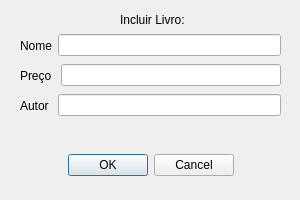
<?xml version="1.0" encoding="UTF-8"?>
<ui version="4.0">
 <class>IncluirLivro</class>
 <widget class="QDialog" name="IncluirLivro">
  <property name="geometry">
   <rect>
    <x>0</x>
    <y>0</y>
    <width>300</width>
    <height>200</height>
   </rect>
  </property>
  <property name="windowTitle">
   <string>Incluir Livro</string>
  </property>
  <widget class="QDialogButtonBox" name="buttonBox">
   <property name="geometry">
    <rect>
     <x>20</x>
     <y>150</y>
     <width>261</width>
     <height>31</height>
    </rect>
   </property>
   <property name="layoutDirection">
    <enum>Qt::LeftToRight</enum>
   </property>
   <property name="orientation">
    <enum>Qt::Horizontal</enum>
   </property>
   <property name="standardButtons">
    <set>QDialogButtonBox::Cancel|QDialogButtonBox::Ok</set>
   </property>
   <property name="centerButtons">
    <bool>true</bool>
   </property>
  </widget>
  <widget class="QLabel" name="label">
   <property name="geometry">
    <rect>
     <x>120</x>
     <y>10</y>
     <width>91</width>
     <height>19</height>
    </rect>
   </property>
   <property name="text">
    <string>Incluir Livro:</string>
   </property>
  </widget>
  <widget class="QWidget" name="">
   <property name="geometry">
    <rect>
     <x>20</x>
     <y>30</y>
     <width>261</width>
     <height>31</height>
    </rect>
   </property>
   <layout class="QHBoxLayout" name="horizontalLayout">
    <item>
     <widget class="QLabel" name="labelN">
      <property name="enabled">
       <bool>true</bool>
      </property>
      <property name="text">
       <string>Nome</string>
      </property>
     </widget>
    </item>
    <item>
     <widget class="QLineEdit" name="lineEditNome"/>
    </item>
   </layout>
  </widget>
  <widget class="QWidget" name="">
   <property name="geometry">
    <rect>
     <x>20</x>
     <y>60</y>
     <width>261</width>
     <height>31</height>
    </rect>
   </property>
   <layout class="QHBoxLayout" name="horizontalLayout_2">
    <item>
     <widget class="QLabel" name="labelP">
      <property name="text">
       <string>Preço </string>
      </property>
     </widget>
    </item>
    <item>
     <widget class="QLineEdit" name="lineEditPreco"/>
    </item>
   </layout>
  </widget>
  <widget class="QWidget" name="">
   <property name="geometry">
    <rect>
     <x>20</x>
     <y>90</y>
     <width>261</width>
     <height>31</height>
    </rect>
   </property>
   <layout class="QHBoxLayout" name="horizontalLayout_3">
    <item>
     <widget class="QLabel" name="labelA">
      <property name="text">
       <string>Autor </string>
      </property>
     </widget>
    </item>
    <item>
     <widget class="QLineEdit" name="lineEditAutor"/>
    </item>
   </layout>
  </widget>
 </widget>
 <resources/>
 <connections>
  <connection>
   <sender>buttonBox</sender>
   <signal>accepted()</signal>
   <receiver>IncluirLivro</receiver>
   <slot>accept()</slot>
   <hints>
    <hint type="sourcelabel">
     <x>248</x>
     <y>254</y>
    </hint>
    <hint type="destinationlabel">
     <x>157</x>
     <y>274</y>
    </hint>
   </hints>
  </connection>
  <connection>
   <sender>buttonBox</sender>
   <signal>rejected()</signal>
   <receiver>IncluirLivro</receiver>
   <slot>reject()</slot>
   <hints>
    <hint type="sourcelabel">
     <x>316</x>
     <y>260</y>
    </hint>
    <hint type="destinationlabel">
     <x>286</x>
     <y>274</y>
    </hint>
   </hints>
  </connection>
 </connections>
</ui>
